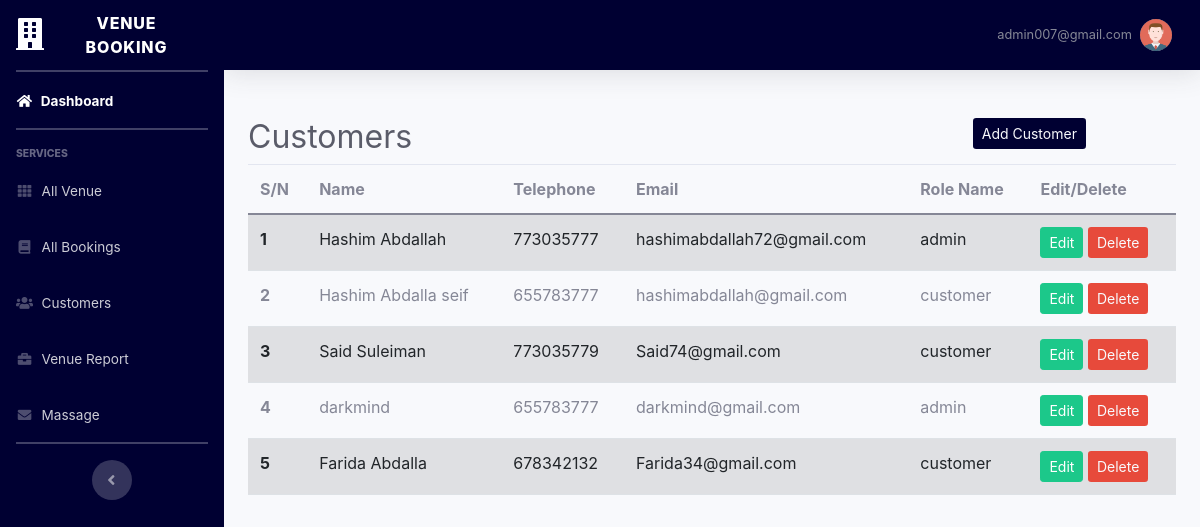
The app's page /admin/customerManager.php (signed in) with its own data.
### tables this page shows
CREATE TABLE `cutomers` (
  `customerId` int(11) NOT NULL,
  `fullName` varchar(50) NOT NULL,
  `Phone` int(20) NOT NULL,
  `userId` int(11) NOT NULL
);

CREATE TABLE `users` (
  `userID` int(11) NOT NULL,
  `Email` varchar(50) NOT NULL,
  `Password` varchar(100) NOT NULL,
  `roleID` int(20) NOT NULL
);

CREATE TABLE `roles` (
  `roleID` int(11) NOT NULL,
  `roleName` varchar(20) NOT NULL
);

### admin/customerManager.php (the view, shortened to what this page needs)
<!DOCTYPE html>
<html lang="en">
<head>
    <link rel="stylesheet" href="../Asset/css/bootstrap.css">
    <link rel="stylesheet" href="../Asset/css/bootstrap.min.css">
    <link rel="stylesheet" href="../Asset/css/style.css">
</head>
<body>
<?php
include('../include/Adminheader.php');
include('../include/navbar.php');
include('../include/AdminTopbar.php');
?>
<div class="container-fluid mt-5">
    <div class="row">
        <div class="col-lg-12 col-md-12 col-12 mb-5">
            <div class="row">
                <div class="col-12 col-sm-12 col-md-8 col-lg-8">
                    <h1 class="h2 text-dark bold text-left">Customers</h1>
                </div>
                <div class="col-12 col-sm-12 col-md-4 col-lg-4 text-center">
                    <button type="button" class="btn btn-sm mybg text-light item-left" data-bs-toggle="modal" data-bs-target="#newCust">Add Customer</button>
                </div>
            </div>
            <div class="row">
                <div class="col-12 col-md-12">
                    <div class="table-responsive">
                    <table class="table table-striped table-hover">
          <thead>
          <tr>
            <th scope="col">S/N</th>
            <th scope="col">Name</th>
            <th scope="col">Telephone</th>
            <th scope="col">Email</th>
            <th scope="col">Role Name</th>
            <th scope="col">Edit/Delete</th>
          </tr>
          </thead>
          <tbody>
          <?php
            require_once("../Handler/connection.php");
            $stmt=$conn->prepare("SELECT * FROM `cutomers`, `users`, `roles` WHERE cutomers.userID=users.userID AND users.roleID=roles.roleID");
            $stmt->execute();
            $sn = 1;
            while($show=$stmt->fetch()){
            ?>
          <tr>
            <th scope="row"><?php echo $sn?></th>
            <td><?php echo $show['fullName']?></td>
            <td><?php echo $show['Phone']?></td>
            <td><?php echo $show['Email']?></td>
            <td><?php echo $show['roleName']?></td>
            <td>
            <button class="btn btn-sm btn-success"  data-bs-toggle="modal" data-bs-target="#editCust<?php echo $sn?>">Edit</button>
              <a class="btn btn-sm bg-danger text-light" onclick="return confirm('Are you sure want to delete?');" href="../Handler/deleteCustomer.php?cid=<?php echo $show["userID"]; ?>">Delete</a>
            </td>
          </tr>
</div>
          <?php $sn++;
            }
          ?>
                    </div>
                </div>
            </div>
        </div>
</body>
</html>

### Asset/css/style.css (style rules this page uses)
body { margin: 0; padding: 0; }
.mybg { background-color: rgba(00, 00, 50, 1); color: #fff; }

### records on screen
cutomers: fullName "Hashim Abdallah", Phone "773035777", userId.Email "hashimabdallah72@gmail.com", roles.roleName "admin"
cutomers: fullName "Hashim Abdalla seif", Phone "655783777", userId.Email "hashimabdallah@gmail.com", roles.roleName "customer"
cutomers: fullName "Said Suleiman", Phone "773035779", userId.Email "Said74@gmail.com", roles.roleName "customer"
cutomers: fullName "darkmind", Phone "655783777", userId.Email "darkmind@gmail.com", roles.roleName "admin"
cutomers: fullName "Farida Abdalla", Phone "678342132", userId.Email "Farida34@gmail.com", roles.roleName "customer"

### other values on screen
$user "admin007@gmail.com"
